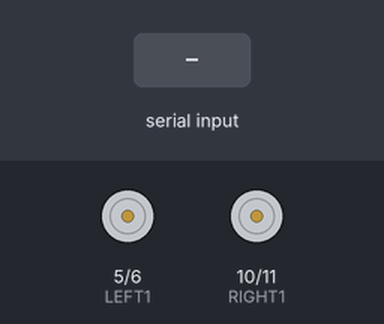
Bench run of a sketch on a simulated Arduino Uno, built with avr-gcc and run on an emulated ATmega328P. On the bench: motor-driver pin pairs drawn as motors (green arrow = first pin HIGH = forward, orange = second pin HIGH = backward, longer = more drive). The inputs (shaded band) are chosen by the test bench. The modem accepts every AT command (registered, SIM ready, sends succeed) and sends nothing else; what the sketch prints to the serial monitor is not drawn.

Above: at 11.3 s.
11.4 s: "+IPD,90:45,200\n" received over the second serial link
12.9 s: "IPD\n" received over the second serial link
Timing chart, 0 to 15.9 s (numbered marks = the images above; inputs shaded):
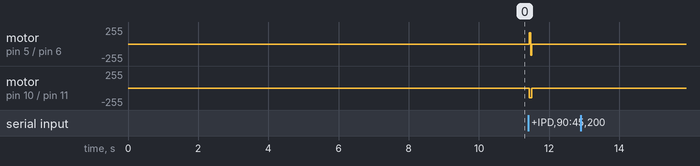

Measured:
- after the input at 11.4 s, motor on pin 5 (LEFT1) / pin 6 (LEFT2): stopped → forward 170/255 at once, → backward 170/255 0.05 s later, → stopped 0.02 s later; motor on pin 10 (RIGHT1) / pin 11 (RIGHT2): stopped → backward 145/255 at once, → stopped 0.07 s later
- after the input at 12.9 s, every drawn part: stays the same

The sketch:

WiFi.ino
```cpp
#include <SoftwareSerial.h>
#define LEFT1 5
#define LEFT2 6
#define RIGHT1 10
#define RIGHT2 11

const byte txPin = 2; // Wire this to Tx Pin of ESP8266
const byte rxPin = 3; // Wire this to Rx Pin of ESP8266

String AP = "DONGWOOK";       // CHANGE ME
String PASS = "tbfbr1211"; // CHANGE ME

String HOST = "192.168.43.160";//Host IP or Address
String PORT = "9009";//Port num
String Reply = "OK";
String inData;

/*Car Wheel variables*/
int straight = 0;
int lturn = 0;
int rturn = 0;
float speed_adjust = 1;
int speed_ml = 170*speed_adjust;
int speed_mr = 145*speed_adjust;
int stop_m = 0;

SoftwareSerial ESP8266 (rxPin, txPin);//Software Serial for ESP8266

void WaitForMessage(){
  delay(2000);
   while (ESP8266.available())
   {
     inData = ESP8266.readStringUntil('\n');
     Serial.println("Got reponse from ESP8266: " + inData);
   }
}

void WaitForConnection(){
  delay(2000);
   while (inData.indexOf("OK")==-1)
   {
     inData = ESP8266.readStringUntil('\n');
   }
   Serial.println("WiFi Connected!");
   delay(2000);
}

void WaitForLink(){
  delay(2000);
   while (inData.indexOf("Linked")==-1)
   {
     inData = ESP8266.readStringUntil('\n');
     Serial.println(inData);
   }
   Serial.println("Server Connected!");
}

void Movedata()
{
  int meslen = 0;
  int rad = 0;
  int distance = 0;
  char mesary[100]={0};
  char buffer[100]={0};
   while (ESP8266.available()){
     String Movedata = ESP8266.readStringUntil('\n');
     if((Movedata.indexOf("IPD"))<0)
     {
      /*Command,
      Blanck messages are filtered here.*/
       continue;
     }
     Serial.println("Original message from ESP8266: " + Movedata);
     Movedata.toCharArray(mesary,Movedata.length());
     sscanf(mesary,"+IPD,%d:%d,%d\n",&meslen,&rad,&distance);
     sprintf(buffer,"rad = %d, distance = %d\n",rad,distance);
     Serial.print(buffer);
     MoveCar(rad,distance);
  }
}

void MoveCar(int rad, int dist)
{
  if(rad) //have to rotate
  {
    if(rad<0)//counter-clockwise rotation
    {
      Serial.println("rotating counter-clockwise. . .");
      analogWrite(LEFT1,stop_m);
      analogWrite(LEFT2,speed_ml);
      analogWrite(RIGHT1,speed_mr);
      analogWrite(RIGHT2,stop_m);
      delay(abs(rad));
      analogWrite(LEFT1,stop_m);
      analogWrite(LEFT2,stop_m);
      analogWrite(RIGHT1,stop_m);
      analogWrite(RIGHT2,stop_m);
    }
    else//clockwise rotation
    {
      Serial.println("rotating clockwise. . .");
      analogWrite(LEFT1,speed_ml);
      analogWrite(LEFT2,stop_m);
      analogWrite(RIGHT1,stop_m);
      analogWrite(RIGHT2,speed_mr);;
      delay(rad);
      analogWrite(LEFT1,stop_m);
      analogWrite(LEFT2,stop_m);
      analogWrite(RIGHT1,stop_m);
      analogWrite(RIGHT2,stop_m);
    }
  }
  if(dist)//have to move
  {
    Serial.println("moving straight..\n");
    analogWrite(LEFT1,stop_m);
    analogWrite(LEFT2,speed_ml);
    analogWrite(RIGHT1,stop_m);
    analogWrite(RIGHT2,speed_mr);
    delay(dist);
    analogWrite(LEFT1,stop_m);
    analogWrite(LEFT2,stop_m);
    analogWrite(RIGHT1,stop_m);
    analogWrite(RIGHT2,stop_m);
  }
}
void setup() {
  Serial.begin(9600);
  /*Pin setting for wheels of car*/
  pinMode(LEFT1,OUTPUT);
  pinMode(LEFT2,OUTPUT);
  pinMode(RIGHT1,OUTPUT);
  pinMode(RIGHT2,OUTPUT);

  ESP8266.begin(9600); // Change this to the baudrate used by ESP8266
  Serial.println("Checking Connection of ESP8266 . . .");
  ESP8266.println("AT");
  WaitForMessage();
  Serial.println("Initializing Connection. . .");
   ESP8266.println("AT+CWMODE=1");
  WaitForMessage();
//  ESP8266.println("AT+CIFSR");
//  Serial.println("AT+CIFSR");
//  WaitForMessage();
   ESP8266.println("AT+CWJAP=\""+ AP +"\",\""+ PASS +"\"");
  Serial.println("AT+CWJAP=\""+ AP +"\",\""+ PASS +"\"");
  WaitForConnection();
  ESP8266.println("AT+CIPSTART=\"TCP\",\""+ HOST +"\","+ PORT);
  Serial.println("AT+CIPSTART=\"TCP\",\""+ HOST +"\","+ PORT);
  WaitForLink();
}
void loop() {
  Movedata();
}
```
